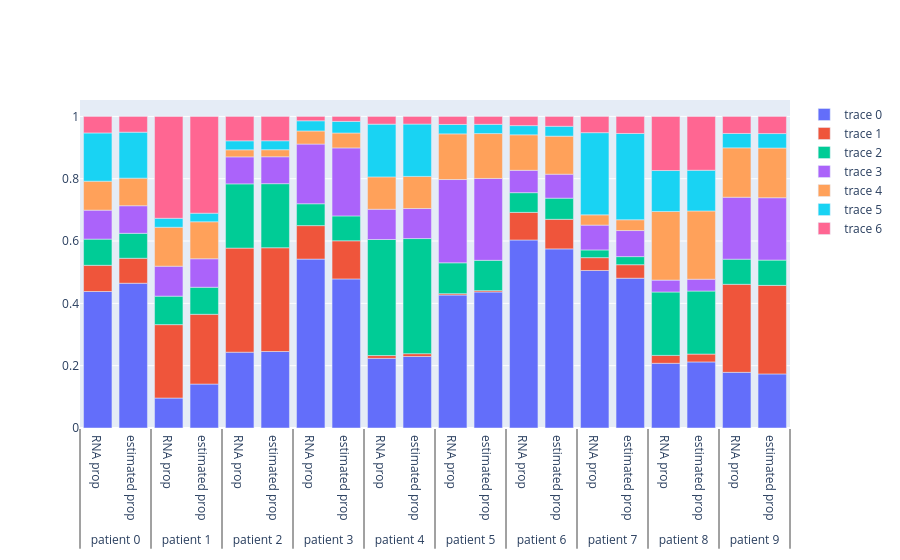

The cell this chart's notebook holds for it:
### Markdown cell above
## Proportion Visualization
Plot clone proportions inferred by the model.

### Code cell
scclone2dr.plots.show_proportions(data_test, posterior_results['params'])

### Figure 1 — Plotly figure (JSON) as saved in the notebook; plotly's stock layout.template omitted (floating-point values rounded to 4 significant figures)
{"data": [{"type": "bar", "x": [["patient 0", "patient 0", "patient 1", "patient 1", "patient 2", "patient 2", "patient 3", "patient 3", "patient 4", "patient 4", "patient 5", "patient 5", "patient 6", "patient 6", "patient 7", "patient 7", "patient 8", "patient 8", "patient 9", "patient 9"], ["RNA prop", "estimated prop", "RNA prop", "estimated prop", "RNA prop", "estimated prop", "RNA prop", "estimated prop", "RNA prop", "estimated prop", "RNA prop", "estimated prop", "RNA prop", "estimated prop", "RNA prop", "estimated prop", "RNA prop", "estimated prop", "RNA prop", "estimated prop"]], "y": [0.4381, 0.4646, 0.09615, 0.141, 0.2433, 0.2455, 0.5421, 0.4784, 0.2235, 0.2295, 0.4267, 0.4365, 0.6034, 0.5748, 0.5055, 0.4808, 0.2076, 0.212, 0.1787, 0.1735]}, {"type": "bar", "x": [["patient 0", "patient 0", "patient 1", "patient 1", "patient 2", "patient 2", "patient 3", "patient 3", "patient 4", "patient 4", "patient 5", "patient 5", "patient 6", "patient 6", "patient 7", "patient 7", "patient 8", "patient 8", "patient 9", "patient 9"], ["RNA prop", "estimated prop", "RNA prop", "estimated prop", "RNA prop", "estimated prop", "RNA prop", "estimated prop", "RNA prop", "estimated prop", "RNA prop", "estimated prop", "RNA prop", "estimated prop", "RNA prop", "estimated prop", "RNA prop", "estimated prop", "RNA prop", "estimated prop"]], "y": [0.08407, 0.0801, 0.2356, 0.2239, 0.334, 0.333, 0.1075, 0.1224, 0.009029, 0.008976, 0.00431, 0.004255, 0.08861, 0.09499, 0.04121, 0.04328, 0.02542, 0.0253, 0.2824, 0.2842]}, {"type": "bar", "x": [["patient 0", "patient 0", "patient 1", "patient 1", "patient 2", "patient 2", "patient 3", "patient 3", "patient 4", "patient 4", "patient 5", "patient 5", "patient 6", "patient 6", "patient 7", "patient 7", "patient 8", "patient 8", "patient 9", "patient 9"], ["RNA prop", "estimated prop", "RNA prop", "estimated prop", "RNA prop", "estimated prop", "RNA prop", "estimated prop", "RNA prop", "estimated prop", "RNA prop", "estimated prop", "RNA prop", "estimated prop", "RNA prop", "estimated prop", "RNA prop", "estimated prop", "RNA prop", "estimated prop"]], "y": [0.08407, 0.0801, 0.09135, 0.08682, 0.2062, 0.2056, 0.07009, 0.07984, 0.3725, 0.3695, 0.09914, 0.09745, 0.06329, 0.06786, 0.02473, 0.02597, 0.2034, 0.2023, 0.08069, 0.08121]}, {"type": "bar", "x": [["patient 0", "patient 0", "patient 1", "patient 1", "patient 2", "patient 2", "patient 3", "patient 3", "patient 4", "patient 4", "patient 5", "patient 5", "patient 6", "patient 6", "patient 7", "patient 7", "patient 8", "patient 8", "patient 9", "patient 9"], ["RNA prop", "estimated prop", "RNA prop", "estimated prop", "RNA prop", "estimated prop", "RNA prop", "estimated prop", "RNA prop", "estimated prop", "RNA prop", "estimated prop", "RNA prop", "estimated prop", "RNA prop", "estimated prop", "RNA prop", "estimated prop", "RNA prop", "estimated prop"]], "y": [0.09292, 0.08853, 0.09615, 0.09139, 0.0866, 0.08635, 0.1916, 0.2182, 0.09707, 0.09631, 0.2672, 0.2626, 0.07173, 0.0769, 0.07967, 0.08366, 0.03814, 0.03794, 0.1988, 0.2001]}, {"type": "bar", "x": [["patient 0", "patient 0", "patient 1", "patient 1", "patient 2", "patient 2", "patient 3", "patient 3", "patient 4", "patient 4", "patient 5", "patient 5", "patient 6", "patient 6", "patient 7", "patient 7", "patient 8", "patient 8", "patient 9", "patient 9"], ["RNA prop", "estimated prop", "RNA prop", "estimated prop", "RNA prop", "estimated prop", "RNA prop", "estimated prop", "RNA prop", "estimated prop", "RNA prop", "estimated prop", "RNA prop", "estimated prop", "RNA prop", "estimated prop", "RNA prop", "estimated prop", "RNA prop", "estimated prop"]], "y": [0.09292, 0.08853, 0.125, 0.1188, 0.02268, 0.02263, 0.04206, 0.04791, 0.1038, 0.103, 0.1466, 0.144, 0.1139, 0.1221, 0.03297, 0.03463, 0.2203, 0.2191, 0.1585, 0.1595]}, {"type": "bar", "x": [["patient 0", "patient 0", "patient 1", "patient 1", "patient 2", "patient 2", "patient 3", "patient 3", "patient 4", "patient 4", "patient 5", "patient 5", "patient 6", "patient 6", "patient 7", "patient 7", "patient 8", "patient 8", "patient 9", "patient 9"], ["RNA prop", "estimated prop", "RNA prop", "estimated prop", "RNA prop", "estimated prop", "RNA prop", "estimated prop", "RNA prop", "estimated prop", "RNA prop", "estimated prop", "RNA prop", "estimated prop", "RNA prop", "estimated prop", "RNA prop", "estimated prop", "RNA prop", "estimated prop"]], "y": [0.1549, 0.1475, 0.02885, 0.02743, 0.02887, 0.0288, 0.03271, 0.03727, 0.1693, 0.168, 0.03017, 0.02967, 0.02954, 0.03168, 0.2637, 0.2769, 0.1314, 0.1306, 0.04611, 0.04641]}, {"type": "bar", "x": [["patient 0", "patient 0", "patient 1", "patient 1", "patient 2", "patient 2", "patient 3", "patient 3", "patient 4", "patient 4", "patient 5", "patient 5", "patient 6", "patient 6", "patient 7", "patient 7", "patient 8", "patient 8", "patient 9", "patient 9"], ["RNA prop", "estimated prop", "RNA prop", "estimated prop", "RNA prop", "estimated prop", "RNA prop", "estimated prop", "RNA prop", "estimated prop", "RNA prop", "estimated prop", "RNA prop", "estimated prop", "RNA prop", "estimated prop", "RNA prop", "estimated prop", "RNA prop", "estimated prop"]], "y": [0.0531, 0.05059, 0.3269, 0.3107, 0.07835, 0.07813, 0.01402, 0.01598, 0.02483, 0.02465, 0.02586, 0.02544, 0.02954, 0.03168, 0.0522, 0.05482, 0.1737, 0.1728, 0.05476, 0.05511]}], "layout": {"barmode": "relative"}}
